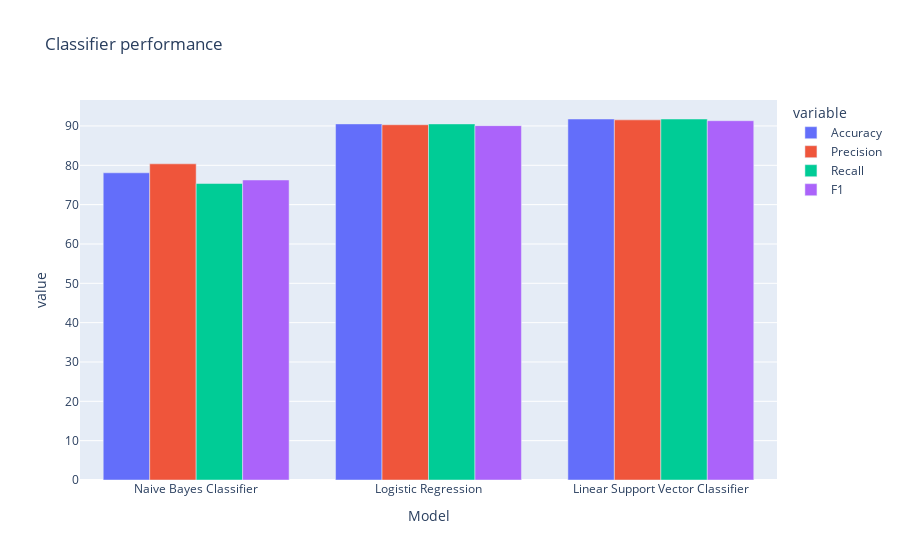

Notebook source saved alongside this figure:
### Code cell
fig = px.bar(models, x="Model", y=["Accuracy", "Precision", "Recall", "F1"]
             , barmode="group" , title="Classifier performance")
fig.show()

### Figure 1 — Plotly figure (JSON) as saved in the notebook; plotly's stock layout.template omitted (floating-point values rounded to 4 significant figures)
{"data": [{"alignmentgroup": "True", "hovertemplate": "variable=Accuracy<br>Model=%{x}<br>value=%{y}<extra></extra>", "legendgroup": "Accuracy", "marker": {"color": "#636efa"}, "name": "Accuracy", "offsetgroup": "Accuracy", "orientation": "v", "showlegend": true, "textposition": "auto", "type": "bar", "x": ["Naive Bayes Classifier", "Logistic Regression", "Linear Support Vector Classifier"], "xaxis": "x", "y": [78.09, 90.52, 91.77], "yaxis": "y"}, {"alignmentgroup": "True", "hovertemplate": "variable=Precision<br>Model=%{x}<br>value=%{y}<extra></extra>", "legendgroup": "Precision", "marker": {"color": "#EF553B"}, "name": "Precision", "offsetgroup": "Precision", "orientation": "v", "showlegend": true, "textposition": "auto", "type": "bar", "x": ["Naive Bayes Classifier", "Logistic Regression", "Linear Support Vector Classifier"], "xaxis": "x", "y": [80.37, 90.31, 91.55], "yaxis": "y"}, {"alignmentgroup": "True", "hovertemplate": "variable=Recall<br>Model=%{x}<br>value=%{y}<extra></extra>", "legendgroup": "Recall", "marker": {"color": "#00cc96"}, "name": "Recall", "offsetgroup": "Recall", "orientation": "v", "showlegend": true, "textposition": "auto", "type": "bar", "x": ["Naive Bayes Classifier", "Logistic Regression", "Linear Support Vector Classifier"], "xaxis": "x", "y": [75.37, 90.52, 91.77], "yaxis": "y"}, {"alignmentgroup": "True", "hovertemplate": "variable=F1<br>Model=%{x}<br>value=%{y}<extra></extra>", "legendgroup": "F1", "marker": {"color": "#ab63fa"}, "name": "F1", "offsetgroup": "F1", "orientation": "v", "showlegend": true, "textposition": "auto", "type": "bar", "x": ["Naive Bayes Classifier", "Logistic Regression", "Linear Support Vector Classifier"], "xaxis": "x", "y": [76.26, 90.08, 91.33], "yaxis": "y"}], "layout": {"barmode": "group", "legend": {"title": {"text": "variable"}, "tracegroupgap": 0}, "title": {"text": "Classifier performance"}, "xaxis": {"anchor": "y", "domain": [0, 1], "title": {"text": "Model"}}, "yaxis": {"anchor": "x", "domain": [0, 1], "title": {"text": "value"}}}}
